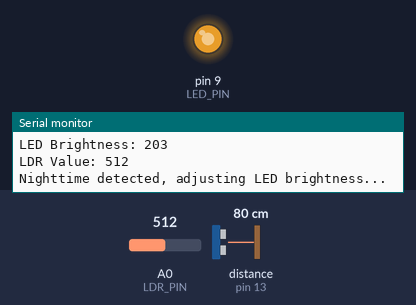
The sketch below on a simulated Arduino Uno, built with avr-gcc and run on an emulated ATmega328P. Shown: output pins drawn as LEDs (lit = HIGH), the last lines printed to the serial monitor. Wiring (inferred from the names in the program): ultrasonic range finder: trigger pin 12; echo pin 13. The inputs (shaded band) are chosen by the test bench; at power-on: distance to the obstacle (sensor on pin 13) 80 cm, A0 (LDR_PIN) = 512. The echo pulse lasts 58.3 µs per cm; pins used as bus, display or sensor lines are not drawn.

Above: at 1.2 s.
1.3 s: distance to the obstacle (sensor on pin 13) set to 18 cm
At 2.1 s:
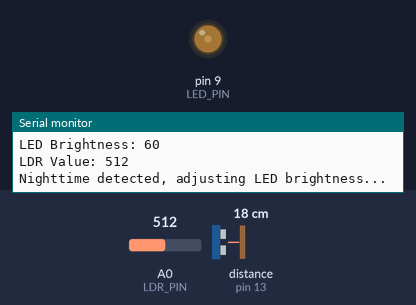
2.8 s: A0 (LDR_PIN) set to 591
5.8 s: A0 (LDR_PIN) set to 618
At 7.0 s:
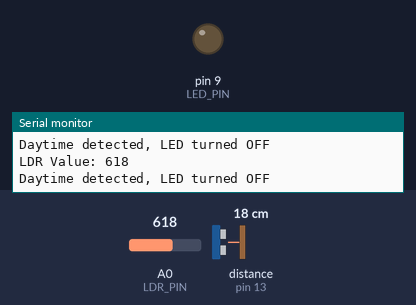
7.3 s: A0 (LDR_PIN) set to 0
At 7.6 s:
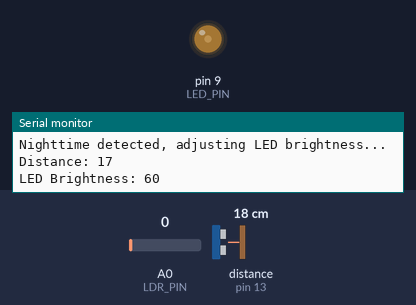
8.8 s: distance to the obstacle (sensor on pin 13) set to 35 cm
At 9.3 s:
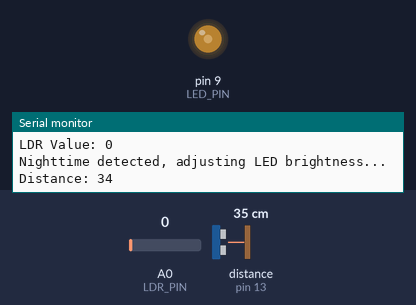
10.3 s: distance to the obstacle (sensor on pin 13) set to 60 cm
At 11.5 s:
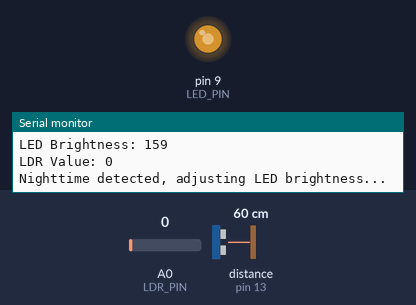
Timing chart, 0 to 12.8 s (numbered marks = the images above; inputs shaded):
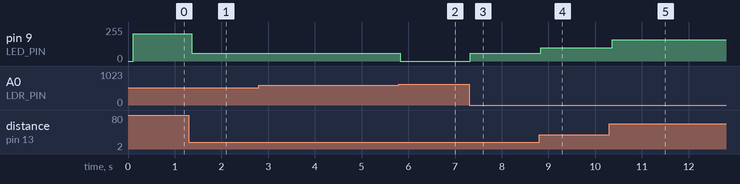

The sketch:

group_4_project1.ino
```cpp
const int LDR_PIN = A0;    // LDR connected to analog pin A0
const int LED_PIN = 9;     // LED connected to digital pin 9 (PWM pin)
const int TRIG_PIN = 12;   // Trigger pin for ultrasonic sensor
const int ECHO_PIN = 13;   // Echo pin for ultrasonic sensor

long duration;
int distance;
int ldrValue;
int ledBrightness;
const int ldrThreshold = 600;  // Adjust based on your environment
const int maxBrightness = 254; // Maximum LED brightness

unsigned long previousMillis = 0;
const long interval = 100;  // Adjusted interval for faster updates

void setup() {
  Serial.begin(9600);  // Initialize serial communication
  pinMode(LED_PIN, OUTPUT);  // Set LED pin as output
  pinMode(TRIG_PIN, OUTPUT); // Set trigger pin as output
  pinMode(ECHO_PIN, INPUT);  // Set echo pin as input
}

void loop() {
  unsigned long currentMillis = millis();

  // Only update every 'interval' milliseconds
  if (currentMillis - previousMillis >= interval) {
    previousMillis = currentMillis;

    // Read the value from the LDR (0 to 1023)
    ldrValue = analogRead(LDR_PIN);
    Serial.print("LDR Value: ");
    Serial.println(ldrValue);

    // If daytime (LDR detects high brightness), turn off LED completely
    if (ldrValue > ldrThreshold) {
      analogWrite(LED_PIN, 0);
      Serial.println("Daytime detected, LED turned OFF");
    }
    else {  // Nighttime scenario
      Serial.println("Nighttime detected, adjusting LED brightness...");

      // Trigger the ultrasonic sensor
      digitalWrite(TRIG_PIN, LOW);
      delayMicroseconds(2);
      digitalWrite(TRIG_PIN, HIGH);
      delayMicroseconds(10);
      digitalWrite(TRIG_PIN, LOW);

      // Measure distance
      duration = pulseIn(ECHO_PIN, HIGH);
      distance = duration * 0.034 / 2;

      Serial.print("Distance: ");
      Serial.println(distance);

      // Adjust LED brightness based on distance (with a minimum brightness of 20)
      if (distance <= 100) {  // If vehicle is within 100 cm
        ledBrightness = map(distance, 100, 0, maxBrightness, 20);  // Map distance to brightness
      } else {
        ledBrightness = maxBrightness;  // If further than 100cm, LED at max brightness
      }

      // Apply the brightness to LED
      analogWrite(LED_PIN, ledBrightness);

      // Print LED brightness for feedback
      Serial.print("LED Brightness: ");
      Serial.println(ledBrightness);
    }
  }
}
```

Measured:
- the behaviour switches between 600 and 601 on A0 (LDR_PIN) (found by bisection; images 1 and 2)
- after the input at 1.3 s, pin 9 (LED_PIN): 203/255 → 60/255 after 0.06 s
- after the input at 5.8 s, pin 9 (LED_PIN): 60/255 → 0/255 at once
- after the input at 7.3 s, pin 9 (LED_PIN): 0/255 → 60/255 at once
- after the input at 8.8 s, pin 9 (LED_PIN): 60/255 → 100/255 at once
- after the input at 10.3 s, pin 9 (LED_PIN): 100/255 → 159/255 after 0.07 s
